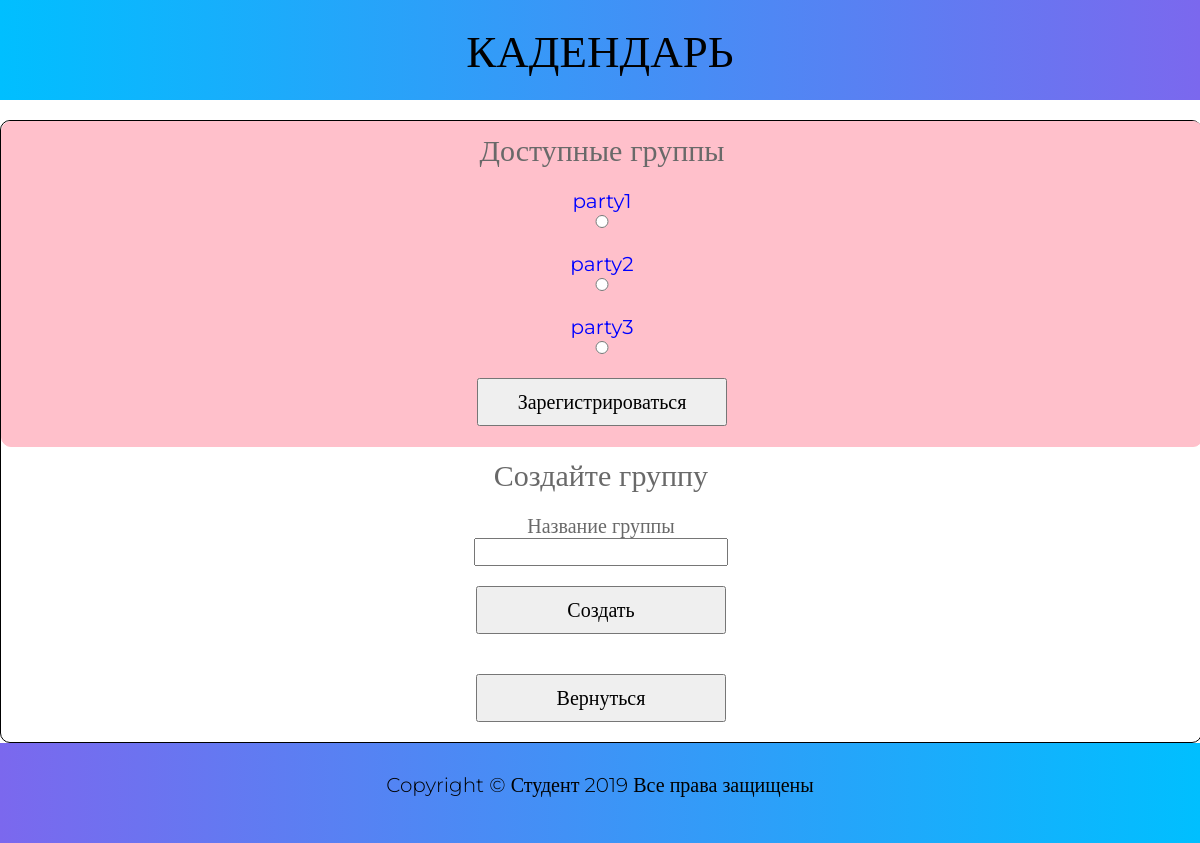
Screenshot of /parties.php with the database file from the repository.
### tables this page shows
create table parties(
    id serial primary key,
    name varchar(50) not null unique comment 'Название группы'
) comment 'Таблица с группами';

### parties.php (the view, shortened to what this page needs)
<!DOCTYPE html>
<?php
$id = $_COOKIE['user_id'];
@$db = new mysqli('localhost', 'calendar_admin', '1234', 'calendar');
$query = "select * from parties where id not in (select id from user_parties_view where user_id='$id')";
$parties = $db->query($query);
?>
<html lang="en">
<head>
    <link type="text/css" href="style.css" rel="stylesheet">
</head>
<body>
    <div class="container">
        <div class="header">
            <h1>Кадендарь</h1>
        </div>
        <div class="content">
            <form action="parties.php" method="POST">
                <?php
                $n = $parties->num_rows;
                if ($n) {
                    echo '<div class="parties">';
                    echo '<h2>Доступные группы</h2>';
                    $parties->data_seek(0);
                    for ($i = 0; $i < $n; $i++) {
                        $row = $parties->fetch_assoc();
                        echo "<label for='" . $row['id'] . "'><p>" . $row['name'] . "</p></label>";
                        echo "<input id='" . $row['id'] . "' type='radio' name='party' value='" . $row['id'] . "'><br>";
                    }
                    echo '<input type="submit" name="register" value="Зарегистрироваться">';
                    echo '</div>';
                }
                ?>
                <h2>Создайте группу</h2>
                <label for="new_party">Название группы </label>
                <input type="text" name="new_party" id="new_party"><br>
                <input type="submit" name="create" value="Создать">
            </form>
            <form action="lk.php" method="POST">
                <input type="submit" name="return" value="Вернуться">
            </form>
        </div>
        <div class="clr"></div>
    </div>
    <div class="footer">
        Copyright &#169; Студент 2019 Все права защищены
    </div>
</body>
</html>

### style.css (style rules this page uses)
* { font-family: Montserrat; margin : 0 auto; padding : 0px; width : 1200px; }
html, body { background-color: white; height : 100%; }
.header { background : linear-gradient(to right, #00BFFF, #7B68EE); display : table-cell; height : 100px; text-align : center; vertical-align: middle; }
h1 { color : #000000; font-size : 45px; font-weight : 400; text-transform: uppercase; }
.container { margin : 0 auto; min-height: 100%; width : 1200px; }
.content { border : 1px solid black; border-radius: 10px; margin : 20px auto 0; padding : 0px; text-align : center; }
h2 { color : #696969; font-size : 30px; font-weight: 400; margin-top : 10px; text-align : center; }
.parties { background-color: #ffc0cb; border : 1px solid #ffc0cb; border-radius : 10px; }
.parties p { color : blue; font-size : 20px; font-weight: 400; }
label { color : #696969; display : block; font-size : 20px; font-weight: 300; margin : 20px 0px 0px; }
input { color : #000000; font-size : 20px; font-weight: 300; width : 250px; }
input[type=submit] { font-size : 20px; font-weight: 300; margin : 20px; padding : 10px; width : 250px; }
.clr { height: 100px; }
.footer { background : linear-gradient(to left, #00BFFF, #7B68EE); font-size : 20px; font-weight: 300; height : 70px; margin : -100px auto 0; padding-top: 30px; text-align : center; width : 1200px; }
input[type=radio] { margin : 0; padding: 0; }

### rows the page displays
parties: name "party1"
parties: name "party2"
parties: name "party3"
